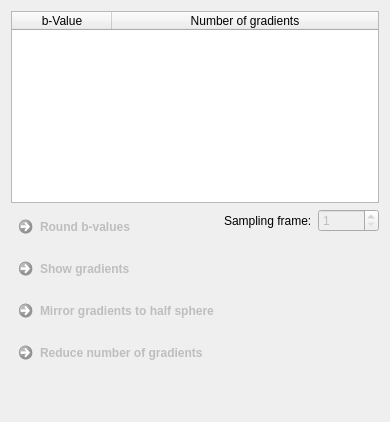
     <widget class="QWidget" name="tab_4">
      <attribute name="title">
       <string>Gradients</string>
      </attribute>
      <layout class="QGridLayout" name="gridLayout_6">
       <item row="0" column="0">
        <widget class="QTableWidget" name="m_B_ValueMap_TableWidget">
         <property name="sizePolicy">
          <sizepolicy hsizetype="Minimum" vsizetype="Minimum">
           <horstretch>0</horstretch>
           <verstretch>0</verstretch>
          </sizepolicy>
         </property>
         <property name="verticalScrollBarPolicy">
          <enum>Qt::ScrollBarAsNeeded</enum>
         </property>
         <property name="horizontalScrollBarPolicy">
          <enum>Qt::ScrollBarAlwaysOff</enum>
         </property>
         <attribute name="horizontalHeaderCascadingSectionResizes">
          <bool>true</bool>
         </attribute>
         <attribute name="horizontalHeaderDefaultSectionSize">
          <number>100</number>
         </attribute>
         <attribute name="horizontalHeaderStretchLastSection">
          <bool>true</bool>
         </attribute>
         <attribute name="verticalHeaderVisible">
          <bool>false</bool>
         </attribute>
         <attribute name="verticalHeaderCascadingSectionResizes">
          <bool>true</bool>
         </attribute>
         <column>
          <property name="text">
           <string>b-Value</string>
          </property>
         </column>
         <column>
          <property name="text">
           <string>Number of gradients</string>
          </property>
         </column>
        </widget>
       </item>
       <item row="3" column="0">
        <widget class="QFrame" name="frame_2">
         <property name="frameShape">
          <enum>QFrame::NoFrame</enum>
         </property>
         <property name="frameShadow">
          <enum>QFrame::Raised</enum>
         </property>
         <layout class="QGridLayout" name="gridLayout_10">
          <property name="leftMargin">
           <number>0</number>
          </property>
          <property name="topMargin">
           <number>0</number>
          </property>
          <property name="rightMargin">
           <number>0</number>
          </property>
          <property name="bottomMargin">
           <number>0</number>
          </property>
          <property name="horizontalSpacing">
           <number>6</number>
          </property>
          <item row="5" column="0">
           <widget class="QCommandLinkButton" name="m_MirrorGradientToHalfSphereButton">
            <property name="enabled">
             <bool>false</bool>
            </property>
            <property name="toolTip">
             <string>Sometimes the gradient directions are not located on one half sphere.</string>
            </property>
            <property name="statusTip">
             <string/>
            </property>
            <property name="whatsThis">
             <string notr="true"/>
            </property>
            <property name="text">
             <string>Mirror gradients to half sphere</string>
            </property>
           </widget>
          </item>
          <item row="3" column="0">
           <widget class="QCommandLinkButton" name="m_CreateLengthCorrectedDwi">
            <property name="enabled">
             <bool>false</bool>
            </property>
            <property name="text">
             <string>Round b-values</string>
            </property>
           </widget>
          </item>
          <item row="7" column="0">
           <widget class="QCommandLinkButton" name="m_ReduceGradientsButton">
            <property name="enabled">
             <bool>false</bool>
            </property>
            <property name="toolTip">
             <string>Retain only the specified number of gradient directions and according image volumes. The retained directions are spread equally over the half sphere using an iterative energy repulsion strategy.</string>
            </property>
            <property name="statusTip">
             <string/>
            </property>
            <property name="whatsThis">
             <string notr="true"/>
            </property>
            <property name="text">
             <string>Reduce number of gradients</string>
            </property>
           </widget>
          </item>
          <item row="3" column="1">
           <layout class="QFormLayout" name="formLayout">
            <item row="0" column="0">
             <widget class="QLabel" name="label_2">
              <property name="toolTip">
               <string>&lt;html&gt;&lt;head/&gt;&lt;body&gt;&lt;p&gt;Define the sampling frame the b-Values are rounded with.&lt;/p&gt;&lt;/body&gt;&lt;/html&gt;</string>
              </property>
              <property name="text">
               <string>Sampling frame:</string>
              </property>
             </widget>
            </item>
            <item row="0" column="1">
             <widget class="QSpinBox" name="m_B_ValueMap_Rounder_SpinBox">
              <property name="enabled">
               <bool>false</bool>
              </property>
              <property name="toolTip">
               <string>&lt;html&gt;&lt;head/&gt;&lt;body&gt;&lt;p&gt;Round b-values to nearest multiple of this value (click &amp;quot;Round b-value&amp;quot; to create new image with these values).&lt;/p&gt;&lt;/body&gt;&lt;/html&gt;</string>
              </property>
              <property name="correctionMode">
               <enum>QAbstractSpinBox::CorrectToNearestValue</enum>
              </property>
              <property name="minimum">
               <number>1</number>
              </property>
              <property name="maximum">
               <number>10000</number>
              </property>
              <property name="singleStep">
               <number>10</number>
              </property>
             </widget>
            </item>
           </layout>
          </item>
          <item row="4" column="0">
           <widget class="QCommandLinkButton" name="m_ShowGradientsButton">
            <property name="enabled">
             <bool>false</bool>
            </property>
            <property name="toolTip">
             <string>Generate pointset displaying the gradient vectors (applied measurement frame).</string>
            </property>
            <property name="statusTip">
             <string/>
            </property>
            <property name="whatsThis">
             <string notr="true"/>
            </property>
            <property name="text">
             <string>Show gradients</string>
            </property>
           </widget>
          </item>
         </layout>
        </widget>
       </item>
       <item row="5" column="0">
        <spacer name="verticalSpacer_5">
         <property name="orientation">
          <enum>Qt::Vertical</enum>
         </property>
         <property name="sizeHint" stdset="0">
          <size>
           <width>20</width>
           <height>40</height>
          </size>
         </property>
        </spacer>
       </item>
      </layout>
     </widget>
